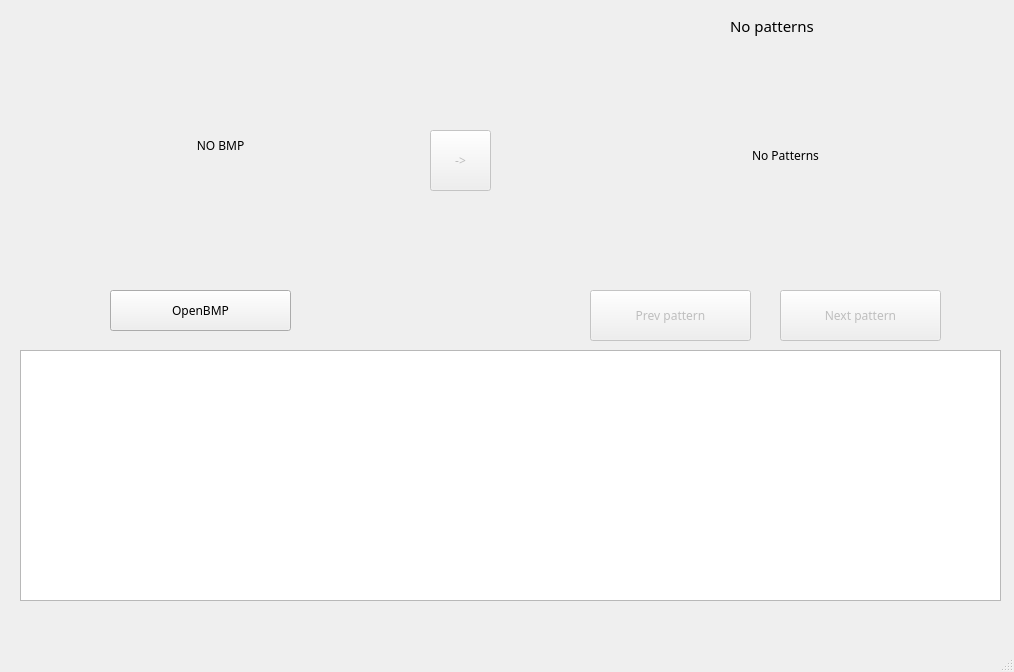
<?xml version="1.0" encoding="UTF-8"?>
<ui version="4.0">
 <class>MainWindow</class>
 <widget class="QMainWindow" name="MainWindow">
  <property name="geometry">
   <rect>
    <x>0</x>
    <y>0</y>
    <width>1014</width>
    <height>672</height>
   </rect>
  </property>
  <property name="font">
   <font>
    <family>Gill Sans MT</family>
    <pointsize>9</pointsize>
   </font>
  </property>
  <property name="windowTitle">
   <string>ARTnet</string>
  </property>
  <widget class="QWidget" name="centralwidget">
   <widget class="QLabel" name="label_bmp">
    <property name="geometry">
     <rect>
      <x>80</x>
      <y>40</y>
      <width>281</width>
      <height>211</height>
     </rect>
    </property>
    <property name="text">
     <string>NO BMP</string>
    </property>
    <property name="scaledContents">
     <bool>false</bool>
    </property>
    <property name="alignment">
     <set>Qt::AlignCenter</set>
    </property>
   </widget>
   <widget class="QPushButton" name="pushButton">
    <property name="geometry">
     <rect>
      <x>110</x>
      <y>290</y>
      <width>181</width>
      <height>41</height>
     </rect>
    </property>
    <property name="text">
     <string>OpenBMP</string>
    </property>
   </widget>
   <widget class="QPushButton" name="pushButton_2">
    <property name="enabled">
     <bool>false</bool>
    </property>
    <property name="geometry">
     <rect>
      <x>430</x>
      <y>130</y>
      <width>61</width>
      <height>61</height>
     </rect>
    </property>
    <property name="text">
     <string>-&gt;</string>
    </property>
   </widget>
   <widget class="QTextBrowser" name="textBrowser">
    <property name="geometry">
     <rect>
      <x>20</x>
      <y>350</y>
      <width>981</width>
      <height>251</height>
     </rect>
    </property>
   </widget>
   <widget class="QPushButton" name="pushButton_3">
    <property name="enabled">
     <bool>false</bool>
    </property>
    <property name="geometry">
     <rect>
      <x>780</x>
      <y>290</y>
      <width>161</width>
      <height>51</height>
     </rect>
    </property>
    <property name="text">
     <string>Next pattern</string>
    </property>
   </widget>
   <widget class="QLabel" name="label_patterns">
    <property name="geometry">
     <rect>
      <x>660</x>
      <y>50</y>
      <width>251</width>
      <height>211</height>
     </rect>
    </property>
    <property name="text">
     <string>No Patterns</string>
    </property>
    <property name="alignment">
     <set>Qt::AlignCenter</set>
    </property>
   </widget>
   <widget class="QPushButton" name="pushButton_4">
    <property name="enabled">
     <bool>false</bool>
    </property>
    <property name="geometry">
     <rect>
      <x>590</x>
      <y>290</y>
      <width>161</width>
      <height>51</height>
     </rect>
    </property>
    <property name="text">
     <string>Prev pattern</string>
    </property>
   </widget>
   <widget class="QLabel" name="label_pat_name">
    <property name="geometry">
     <rect>
      <x>730</x>
      <y>10</y>
      <width>121</width>
      <height>31</height>
     </rect>
    </property>
    <property name="font">
     <font>
      <family>Gill Sans MT</family>
      <pointsize>11</pointsize>
     </font>
    </property>
    <property name="text">
     <string>No patterns</string>
    </property>
   </widget>
  </widget>
  <widget class="QMenuBar" name="menubar">
   <property name="geometry">
    <rect>
     <x>0</x>
     <y>0</y>
     <width>1014</width>
     <height>27</height>
    </rect>
   </property>
  </widget>
  <widget class="QStatusBar" name="statusbar"/>
 </widget>
 <resources/>
 <connections/>
</ui>
